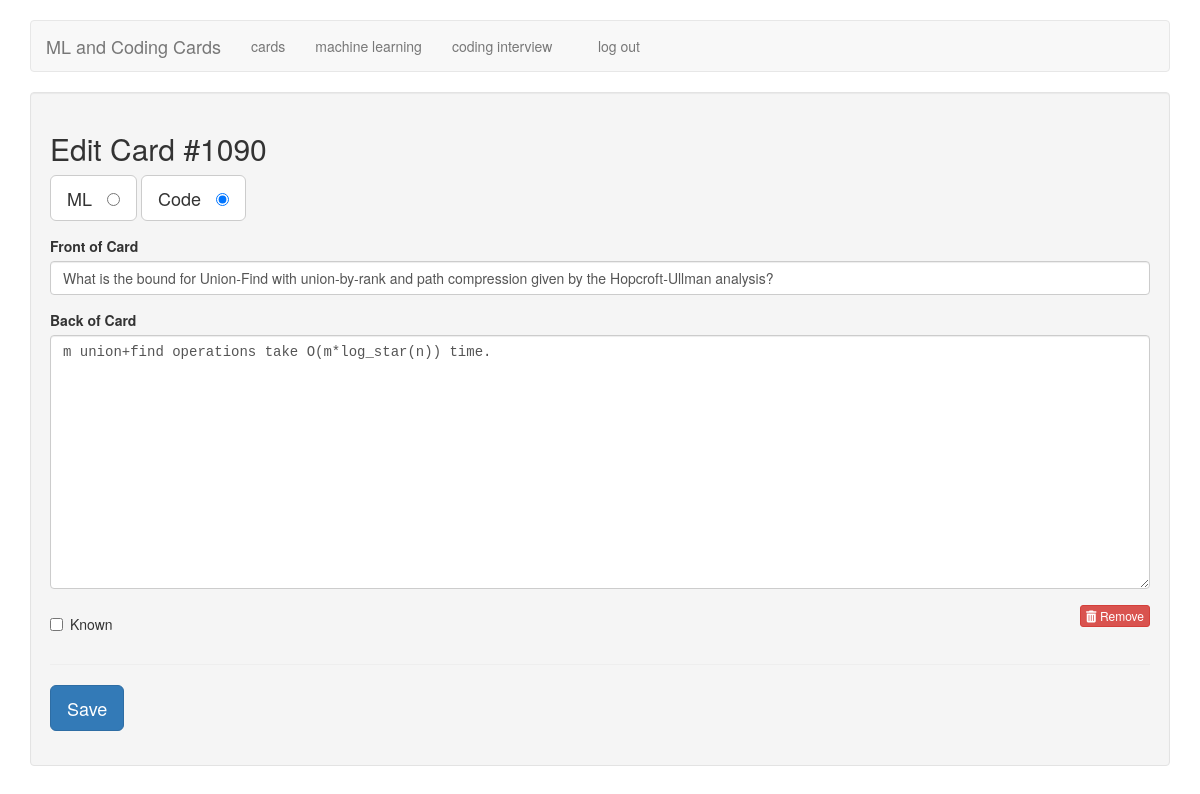
Page /edit/1090 (signed in) on the committed database.
### tables this page shows
CREATE TABLE cards (
  id integer primary key autoincrement,
  type tinyint not null, /* 1 for vocab, 2 for code */
  front text not null,
  back text not null,
  known boolean default 0
);

### flash_cards.py (the view)
@app.route('/edit/<card_id>')
def edit(card_id):
    if not session.get('logged_in'):
        return redirect(url_for('login'))
    db = get_db()
    query = '''
        SELECT id, type, front, back, known
        FROM cards
        WHERE id = ?
    '''
    cur = db.execute(query, [card_id])
    card = cur.fetchone()
    return render_template('edit.html', card=card)

### flash_cards.py (called while the page is built)
def connect_db():
    rv = sqlite3.connect(app.config['DATABASE'])
    rv.row_factory = sqlite3.Row
    return rv

def get_db():
    if not hasattr(g, 'sqlite_db'):
        g.sqlite_db = connect_db()
    return g.sqlite_db

### templates/edit.html (shortened to what this page needs)
{% extends "layout.html" %}
{% block body %}
    <div class="well">
        <h2>Edit Card #{{ card.id }}</h2>
        <form action="{{ url_for('edit_card') }}" method="post" class="cardForm">
            <div class="form-group">
                <label for="ML" class="btn btn-default btn-lg">ML &nbsp;
                    <input type="radio" name="type" value="1"
                           id="ML" {{ "checked" if (card.type == 1) else "" }} />
                </label>
                <label for="code" class="btn btn-default btn-lg">Code &nbsp;
                    <input type="radio" name="type" value="2" id="code" {{ "checked" if (card.type == 2) else "" }} />
                </label>
            </div>
            <div class="form-group">
                <label for="front">Front of Card</label>
                <input type="text" name="front" id="front" class="form-control" value="{{ card.front|e }}">
            </div>
            <div class="form-group">
                <label for="back">Back of Card</label>
                <textarea name="back"
                          class="form-control"
                          id="back"
                          placeholder="back of card"
                          rows="12">{{ card.back|e }}</textarea>
            </div>
            <div class="row">
                <div class="col-xs-6">
                    <div class="checkbox">
                        <label>
                            <input type="checkbox" name="known"
                               value="1" {{ "checked" if (card.known == 1) else "" }} /> Known
                        </label>
                    </div>
                </div>
                <div class="col-xs-6 text-right">
                    <a href="{{ url_for('delete', card_id=card.id) }}" class="btn btn-danger btn-xs">
                        <i class="fa fa-trash"></i>
                        Remove
                    </a>
                </div>
            </div>
            <hr />
            <div class="form-group">
                <button type="submit" class="saveButton btn btn-lg btn-primary">Save</button>
            </div>
        </form>
    </div>
{% endblock %}

### static/style.css (style rules this page uses)
textarea { font-family: monospace; }

### rows in the picture
cards: id "1090", front "What is the bound for Union-Find with union-by-rank and path compression given by the Hopcroft-Ullman analysis?", back "m union+find operations take O(m*log_star(n)) time."
